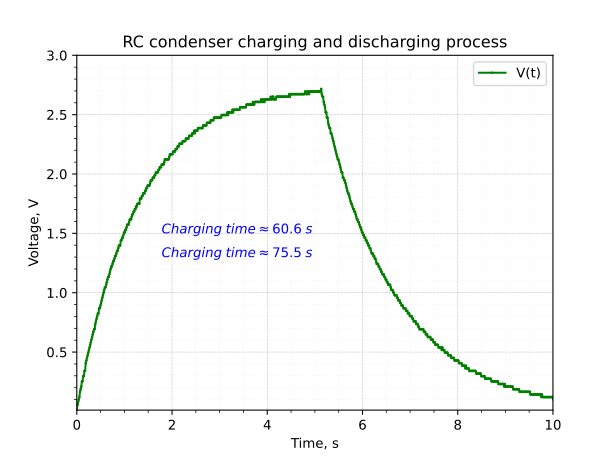

This figure's Python source:
import numpy as np
import matplotlib.pyplot as plt

data = np.loadtxt('data.txt')
settings = np.loadtxt('settings.txt')
volts = data * settings[1]

time = np.arange(len(data)) * settings[0]

# Create figure and axes 
fig, ax = plt.subplots()

# Plot voltage(time)
ax.plot(time, volts, color='green', linestyle='-', marker='o', markersize=1, markerfacecolor='red', label='V(t)')

# Set maximum and minimum values for the scale
ax.set_xlim(np.min(time), 10)
ax.set_ylim(np.min(volts), 3)

# Set x and y axis labels
ax.set_xlabel('Time, s')
ax.set_ylabel('Voltage, V')

# Set the title of the graph
ax.set_title('RC condenser charging and discharging process')

# Configure grid
ax.grid(True, linestyle=':', linewidth=0.4, color='gray')
ax.minorticks_on()
ax.grid(True, which='minor', linestyle=':', linewidth=0.2, color='lightgray')

# Add legend
ax.legend()

# Text for charging and discharging time
plt.text(1.78, 1.5, r'$Charging \; time \approx 60.6 \;s  $', fontsize=10, color='blue')
plt.text(1.78, 1.3, r'$Charging \; time \approx 75.5 \;s  $', fontsize=10, color='blue')


# Save the graph to a file in .svg format
plt.savefig('graph.svg', format='svg')

# Show the plot
plt.show()
